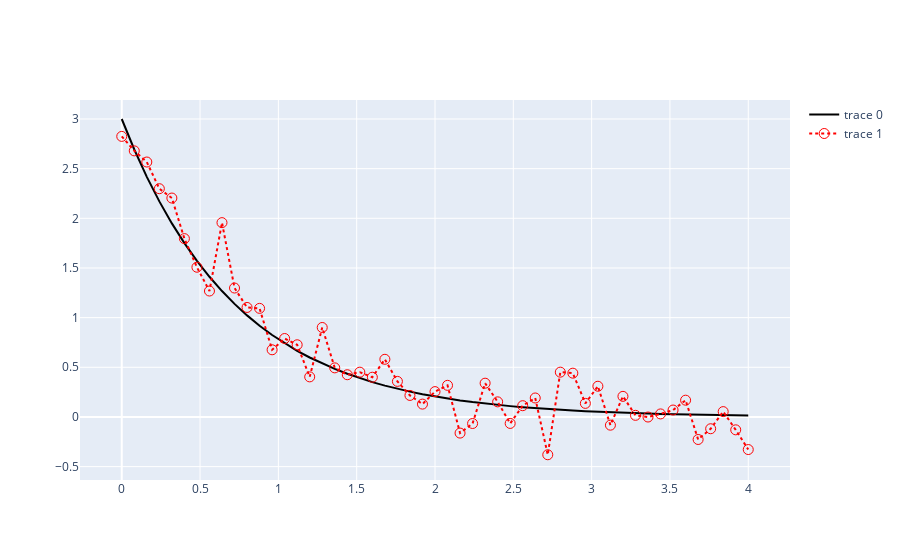

Here is the notebook cell this chart was saved with:
### Code cell
fig = go.Figure()

fig.add_trace(go.Scatter(x=x,y=y,line=dict(color='black',width=2)))
fig.add_trace(go.Scatter(x=x,y=medicion,mode='lines+markers',line=dict(color='red',width=2,dash='dot'),marker=dict(color='red',symbol='circle-open',size=10)))
fig.show()
